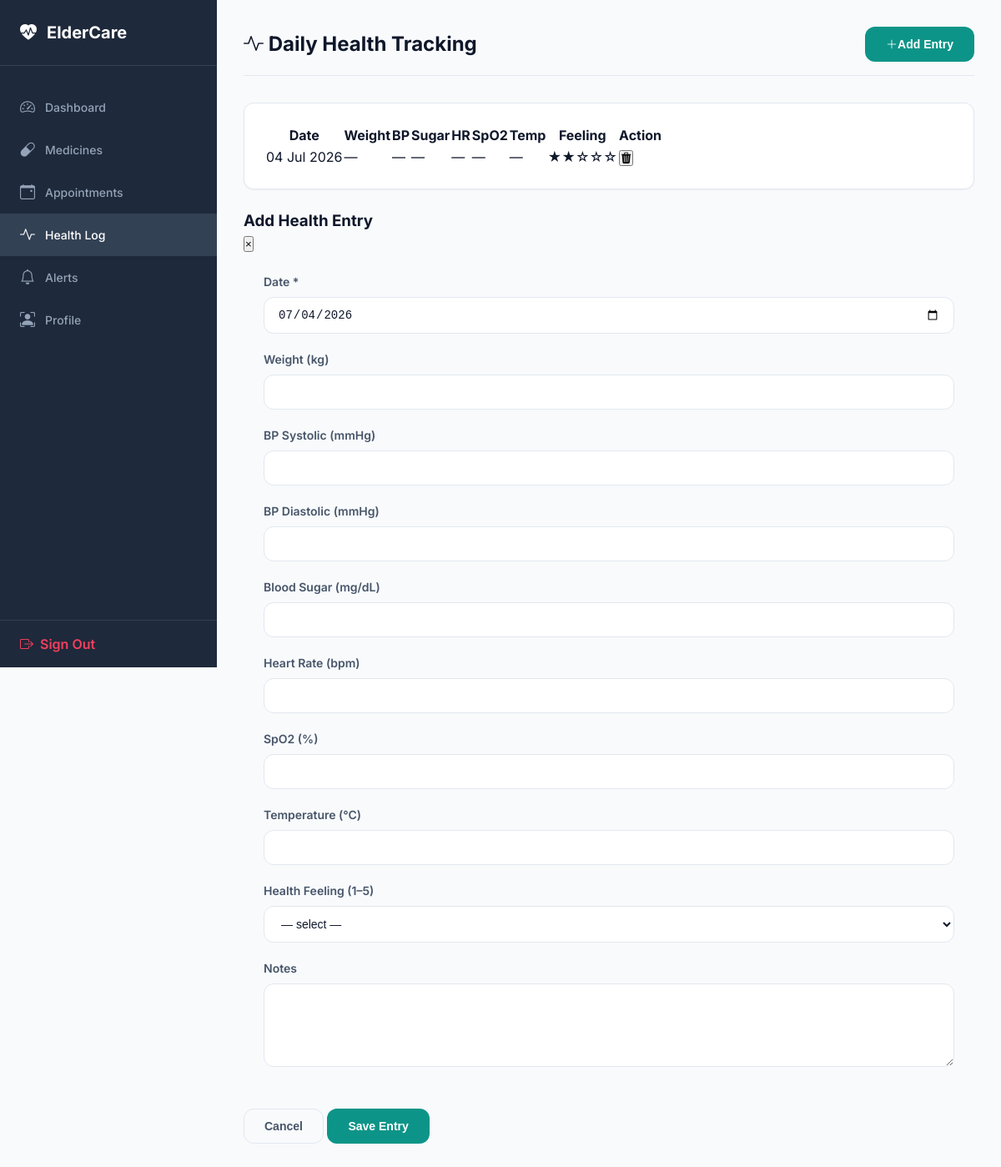
The app's page /health-log (signed in) with its own data.
### app/models/models.py (models this page shows)
class HealthLog(Base):
    __tablename__ = "health_logs"
    id                = Column(Integer, primary_key=True, index=True)
    user_id           = Column(Integer, ForeignKey("users.id"), nullable=False)
    log_date          = Column(Date,    nullable=False)
    weight_kg         = Column(Float,   nullable=True)
    bp_systolic       = Column(Integer, nullable=True)
    bp_diastolic      = Column(Integer, nullable=True)
    blood_sugar_mgdl  = Column(Integer, nullable=True)
    heart_rate_bpm    = Column(Integer, nullable=True)
    spo2_pct          = Column(Integer, nullable=True)
    temperature_c     = Column(Float,   nullable=True)
    health_feeling    = Column(Integer, nullable=True)   # 1-5
    notes             = Column(Text,    nullable=True)
    alert_sent        = Column(Boolean, default=False)
    created_at        = Column(DateTime, default=datetime.utcnow)
    user = relationship("User", back_populates="health_logs")

### app/routes/health_log.py (the view)
@router.get("/health-log", response_class=HTMLResponse)
def index(
    request: Request,
    db: Session = Depends(get_db),
    user: User  = Depends(get_current_user)
):
    logs = db.query(HealthLog).filter_by(user_id=user.id)\
        .order_by(HealthLog.log_date.desc()).all()
    return templates.TemplateResponse(request, "health_log.html",
        {"user": user, "logs": logs})

### app/templates/health_log.html (shortened to what this page needs)
{% extends "base.html" %}
{% block content %}
<div class="page-header">
    <h2><i class="bi bi-activity"></i> Daily Health Tracking</h2>
    <button class="btn btn-primary" onclick="openModal('addHealthModal')"><i class="bi bi-plus-lg"></i> Add
        Entry</button>
</div>
<div class="card">
    <div class="table-responsive">
        <table class="data-table">
            <thead>
                <tr>
                    <th>Date</th>
                    <th>Weight</th>
                    <th>BP</th>
                    <th>Sugar</th>
                    <th>HR</th>
                    <th>SpO2</th>
                    <th>Temp</th>
                    <th>Feeling</th>
                    <th>Action</th>
                </tr>
            </thead>
            <tbody>
                {% for log in logs %}
                <tr>
                    <td>{{ log.log_date.strftime('%d %b %Y') }}</td>
                    <td>{{ log.weight_kg ~ ' kg' if log.weight_kg else '—' }}</td>
                    <td class="{% if log.bp_systolic and log.bp_systolic > 140 %}text-danger{% endif %}">
                        {{ '%s/%s'|format(log.bp_systolic,log.bp_diastolic) if log.bp_systolic else '—' }}</td>
                    <td
                        class="{% if log.blood_sugar_mgdl and log.blood_sugar_mgdl > 180 %}text-danger{% elif log.blood_sugar_mgdl and log.blood_sugar_mgdl > 140 %}text-warning{% endif %}">
                        {{ log.blood_sugar_mgdl ~ ' mg/dL' if log.blood_sugar_mgdl else '—' }}</td>
                    <td
                        class="{% if log.heart_rate_bpm and (log.heart_rate_bpm > 100 or log.heart_rate_bpm < 50) %}text-danger{% endif %}">
                        {{ log.heart_rate_bpm ~ ' bpm' if log.heart_rate_bpm else '—' }}</td>
                    <td class="{% if log.spo2_pct and log.spo2_pct < 95 %}text-danger{% endif %}">
                        {{ log.spo2_pct ~ '%' if log.spo2_pct else '—' }}</td>
                    <td class="{% if log.temperature_c and log.temperature_c > 37.5 %}text-danger{% endif %}">
                        {{ log.temperature_c ~ '°C' if log.temperature_c else '—' }}</td>
                    <td>{% if log.health_feeling %}{{ '★'*log.health_feeling }}{{ '☆'*(5-log.health_feeling) }}{% else
                        %}—{% endif %}</td>
                    <td>
                        <form method="POST" action="/health-log/{{ log.id }}/delete" style="display:inline"
                            onsubmit="return confirm('Delete this entry?')">
                            <button type="submit" class="btn-icon btn-icon-danger"><i
                                    class="bi bi-trash3-fill"></i></button>
                        </form>
                    </td>
                </tr>
                {% else %}
                <tr>
                    <td colspan="9" class="text-center text-muted">No health entries yet. Add your first entry!</td>
                </tr>
                {% endfor %}
            </tbody>
        </table>
    </div>
</div>
<div class="modal-overlay" id="addHealthModal">
    <div class="modal-box modal-box-lg">
        <div class="modal-header">
            <h3>Add Health Entry</h3><button class="modal-close" onclick="closeModal('addHealthModal')">×</button>
        </div>
        <form method="POST" action="/health-log/add">
            <div class="form-grid" style="padding:1.5rem">
                <div class="form-group"><label>Date *</label>
                    <input type="date" name="log_date" id="log_date" class="form-control" required />
                </div>
                <div class="form-group"><label>Weight (kg)</label>
                    <input type="number" name="weight_kg" class="form-control" step="0.1" min="10" max="300" />
                </div>
                <div class="form-group"><label>BP Systolic (mmHg)</label>
                    <input type="number" name="bp_systolic" class="form-control" min="50" max="250" />
                </div>
                <div class="form-group"><label>BP Diastolic (mmHg)</label>
                    <input type="number" name="bp_diastolic" class="form-control" min="30" max="150" />
                </div>
                <div class="form-group"><label>Blood Sugar (mg/dL)</label>
                    <input type="number" name="blood_sugar_mgdl" class="form-control" min="20" max="600" />
                </div>
                <div class="form-group"><label>Heart Rate (bpm)</label>
                    <input type="number" name="heart_rate_bpm" class="form-control" min="20" max="250" />
                </div>
                <div class="form-group"><label>SpO2 (%)</label>
                    <input type="number" name="spo2_pct" class="form-control" min="70" max="100" />
                </div>
                <div class="form-group"><label>Temperature (°C)</label>
                    <input type="number" name="temperature_c" class="form-control" step="0.1" min="34" max="42" />
                </div>
                <div class="form-group"><label>Health Feeling (1–5)</label>
                    <select name="health_feeling" class="form-control">
                        <option value="">— select —</option>
                    </select>
                </div>
                <div class="form-group form-group-full"><label>Notes</label>
                    <textarea name="notes" class="form-control" rows="2"></textarea>
                </div>
            </div>
            <div class="modal-footer">
                <button type="button" class="btn btn-outline" onclick="closeModal('addHealthModal')">Cancel</button>
                <button type="submit" class="btn btn-primary">Save Entry</button>
            </div>
        </form>
    </div>
</div>
{% endblock %}

### static/css/main.css (style rules this page uses)
:root { --primary-color: #0d9488; --primary-dark: #0f766e; --primary-light: #ccfbf1; --accent-color: #f43f5e; --accent-dark: #be123c; --bg-color: #f8fafc; --card-bg: #ffffff; --text-primary: #0f172a; --text-secondary: #475569; --text-muted: #94a3b8; --border-color: #e2e8f0; --shadow-sm: 0 1px 2px 0 rgb(0 0 0 / 0.05); --shadow-md: 0 4px 6px -1px rgb(0 0 0 / 0.1), 0 2px 4px -2px rgb(0 0 0 / 0.1); --shadow-lg: 0 10px 15px -3px rgb(0 0 0 / 0.1), 0 4px 6px -4px rgb(0 0 0 / 0.1); --radius-sm: 6px; --radius-md: 12px; --radius-lg: 16px; }
* { box-sizing: border-box; margin: 0; padding: 0; }
body { font-family: 'Inter', system-ui, -apple-system, sans-serif; background-color: var(--bg-color); color: var(--text-primary); line-height: 1.5; -webkit-font-smoothing: antialiased; }
.form-group { margin-bottom: 1.25rem; }
.form-group label { display: block; font-size: 0.875rem; font-weight: 600; margin-bottom: 0.5rem; color: var(--text-secondary); }
.form-control { width: 100%; padding: 0.75rem 1rem; font-size: 0.875rem; border: 1px solid var(--border-color); border-radius: var(--radius-md); background-color: var(--card-bg); color: var(--text-primary); outline: none; transition: border-color 0.2s ease, box-shadow 0.2s ease; }
textarea.form-control { resize: vertical; min-height: 100px; }
.btn { display: inline-flex; align-items: center; justify-content: center; padding: 0.75rem 1.5rem; font-size: 0.875rem; font-weight: 600; border-radius: var(--radius-md); border: 1px solid transparent; cursor: pointer; transition: all 0.2s ease; }
.btn-primary { background-color: var(--primary-color); color: #ffffff; }
.btn-outline { background-color: transparent; border-color: var(--border-color); color: var(--text-secondary); }
.page-header { display: flex; justify-content: space-between; align-items: center; margin-bottom: 2rem; border-bottom: 1px solid var(--border-color); padding-bottom: 1rem; }
.page-header h2 { font-size: 1.5rem; font-weight: 700; }
.card { background-color: var(--card-bg); border: 1px solid var(--border-color); border-radius: var(--radius-md); padding: 1.5rem; box-shadow: var(--shadow-sm); margin-bottom: 1.5rem; }
.table-responsive { overflow-x: auto; }

### records on screen
HealthLog: log_date "04 Jul 2026", weight_kg "—", bp_systolic "—", blood_sugar_mgdl "—", heart_rate_bpm "—", spo2_pct "—", temperature_c "—", health_feeling "★★", health_feeling "☆☆☆"
